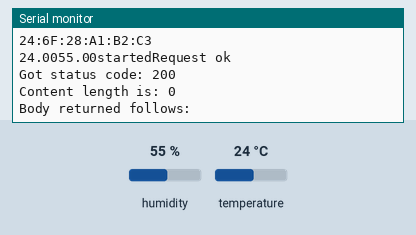
This program was run on a simulated ESP32. On the bench: the last lines printed to the serial monitor. The test bench sets the inputs (shaded band); at power-on: humidity 55 %, temperature 24 °C. WiFi joins after 1.5 s; servers stay silent unless stated; uploads are accepted with an empty reply.

Above: at 3.7 s.
3.8 s: humidity set to 22 %
At 3.95 s:
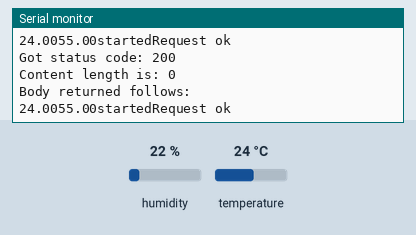
5.3 s: temperature set to 12 °C
At 6.45 s:
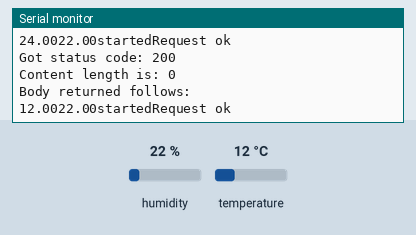
6.8 s: humidity set to 40 %
At 7.7 s:
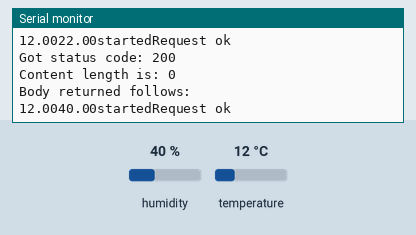
Timing chart, 0 to 9.8 s (numbered marks = the images above; inputs shaded):
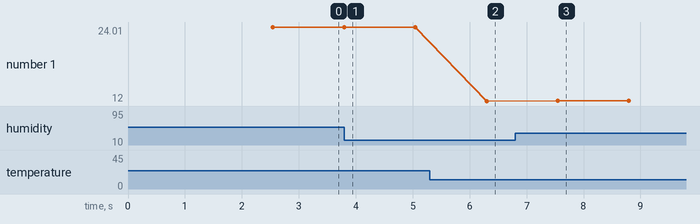

Measured:
- after the input at 5.3 s, the serial monitor: prints a new line after 1.0 s (image 2)
- after the input at 6.8 s, the serial monitor: prints a new line after 0.75 s (image 3)
- plotted number 1: 24.01 → 24 after the input at 3.8 s, 24 → 12 after the input at 5.3 s, 12 → 12 after the input at 6.8 s

The program:

main.cpp
```cpp
#include <DHT20.h>
#include <WiFi.h>
#include <HttpClient.h>
#include <Arduino.h>

#define SDA GPIO_NUM_21 // initialize sda pin
#define SCL GPIO_NUM_22 // initialize scl pin
// This example downloads the URL "http://arduino.cc/"

DHT20 dht; // initialize dht20 sensor

char ssid[] = "nakano 2.4G";    // your network SSID (name)
char pass[] = "19850916"; // your network password (use for WPA, or use as key for WEP)

// Name of the server we want to connect to
//const char kHostname[] = "worldtimeapi.org";
const char kHostname[] = "54.177.107.177"; //

// Path to download (this is the bit after the hostname in the URL
// that you want to download
//const char kPath[] = "/api/timezone/Europe/London.txt";
char kPath[] = "/?t=00.00&h=00.00";

uint16_t port = 5000;

// Number of milliseconds to wait without receiving any data before we give up
const int kNetworkTimeout = 30*1000;
// Number of milliseconds to wait if no data is available before trying again
const int kNetworkDelay = 1000;

void getData(){
  dht.read();// start reading
  float temp = dht.getTemperature(); // get temp val as float
  float humidity = dht.getHumidity(); // get humidity val as float
  String t = String(temp); // convert then to string
  String h = String(humidity);

  // To print out on serial, it's not asked for this lab. just for checking.
  Serial.print(temp);
  Serial.print(humidity);

  for(int i{0}; i<5; i++){ // replace 00.00 with actual value.
    kPath[4+i] = t[i]; // for temp
    kPath[12+i] = h[i]; // for humidity
  }
}

void setup() {
  Serial.begin(9600);

  //Start reading the sensor through I2C connection
  dht.begin(SDA,SCL);

  // We start by connecting to a WiFi network
  delay(1000);
  Serial.println();
  Serial.println();
  Serial.print("Connecting to ");
  Serial.println(ssid);

  WiFi.begin(ssid, pass);

  while (WiFi.status() != WL_CONNECTED) {
      delay(500);
      Serial.print(".");
  }

  Serial.println("");
  Serial.println("WiFi connected");
  Serial.println("IP address: ");
  Serial.println(WiFi.localIP());
  Serial.println("MAC address: ");
  Serial.println(WiFi.macAddress());
}

void loop() {

  int err =0;

  WiFiClient c;
  HttpClient http(c);

  getData(); // getting data.

  err = http.get(kHostname, port, kPath);
  if (err == 0)
  {
    Serial.println("startedRequest ok");

    err = http.responseStatusCode();
    if (err >= 0)
    {
      Serial.print("Got status code: ");
      Serial.println(err);

      // Usually you'd check that the response code is 200 or a
      // similar "success" code (200-299) before carrying on,
      // but we'll print out whatever response we get

      err = http.skipResponseHeaders();
      if (err >= 0)
      {
        int bodyLen = http.contentLength();
        Serial.print("Content length is: ");
        Serial.println(bodyLen);
        Serial.println();
        Serial.println("Body returned follows:");

        // Now we've got to the body, so we can print it out
        unsigned long timeoutStart = millis();
        char c;

        // Whilst we haven't timed out & haven't reached the end of the body
        while ( (http.connected() || http.available()) && ((millis() - timeoutStart) < kNetworkTimeout) )
        {
          if (http.available())
          {
            c = http.read();
            // Print out this character
            Serial.print(c);

            bodyLen--;
            // We read something, reset the timeout counter
            timeoutStart = millis();
          }
          else
          {
            // We haven't got any data, so let's pause to allow some to arrive
            delay(kNetworkDelay);
          }
        }
      }
      else
      {
        Serial.print("Failed to skip response headers: ");
        Serial.println(err);
      }
    }
    else
    {
      Serial.print("Getting response failed: ");
      Serial.println(err);
    }
  }
  else
  {
    Serial.print("Connect failed: ");
    Serial.println(err);
  }
  http.stop();

  delay(1000);
}
```
